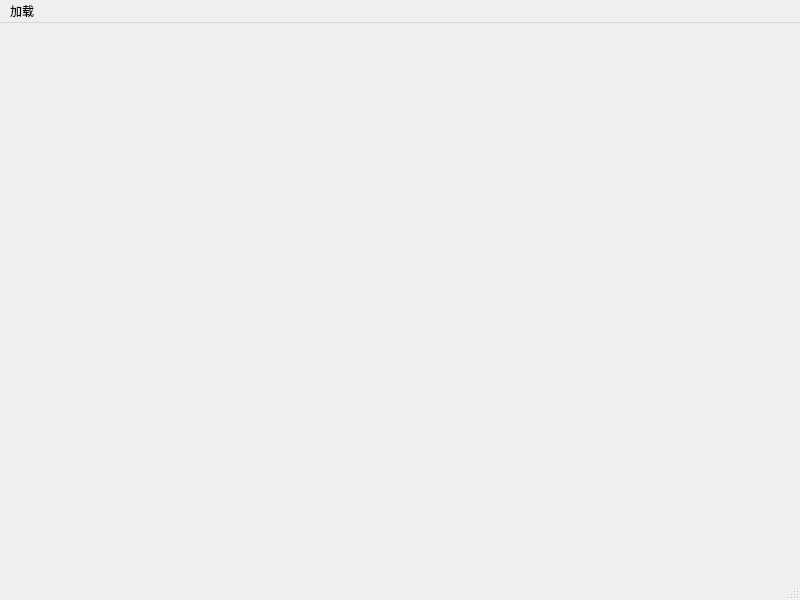
<?xml version="1.0" encoding="UTF-8"?>
<ui version="4.0">
 <class>MainWindow</class>
 <widget class="QMainWindow" name="MainWindow">
  <property name="geometry">
   <rect>
    <x>0</x>
    <y>0</y>
    <width>800</width>
    <height>600</height>
   </rect>
  </property>
  <property name="windowTitle">
   <string>MainWindow</string>
  </property>
  <widget class="QWidget" name="centralwidget"/>
  <widget class="QMenuBar" name="menubar">
   <property name="geometry">
    <rect>
     <x>0</x>
     <y>0</y>
     <width>800</width>
     <height>28</height>
    </rect>
   </property>
   <widget class="QMenu" name="menu">
    <property name="title">
     <string>加载</string>
    </property>
    <addaction name="action"/>
   </widget>
   <addaction name="menu"/>
  </widget>
  <widget class="QStatusBar" name="statusbar"/>
  <action name="action">
   <property name="text">
    <string>下载</string>
   </property>
  </action>
 </widget>
 <resources/>
 <connections/>
</ui>
